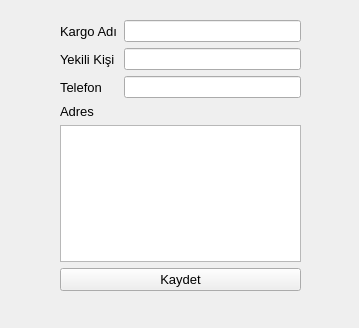
<?xml version="1.0" encoding="UTF-8"?>
<ui version="4.0">
 <class>settingForm</class>
 <widget class="QWidget" name="settingForm">
  <property name="geometry">
   <rect>
    <x>0</x>
    <y>0</y>
    <width>359</width>
    <height>328</height>
   </rect>
  </property>
  <property name="windowTitle">
   <string>Ayarlar</string>
  </property>
  <widget class="QStackedWidget" name="stackedWidget">
   <property name="geometry">
    <rect>
     <x>30</x>
     <y>20</y>
     <width>301</width>
     <height>281</height>
    </rect>
   </property>
   <property name="currentIndex">
    <number>1</number>
   </property>
   <widget class="QWidget" name="page_customer">
    <widget class="QWidget" name="verticalLayoutWidget_2">
     <property name="geometry">
      <rect>
       <x>30</x>
       <y>40</y>
       <width>241</width>
       <height>206</height>
      </rect>
     </property>
     <layout class="QVBoxLayout" name="verticalLayout_2">
      <item>
       <layout class="QFormLayout" name="formLayout">
        <item row="0" column="1">
         <widget class="QLineEdit" name="txt_company"/>
        </item>
        <item row="0" column="0">
         <widget class="QLabel" name="label">
          <property name="font">
           <font>
            <pointsize>10</pointsize>
           </font>
          </property>
          <property name="text">
           <string>Firma Adı</string>
          </property>
         </widget>
        </item>
        <item row="1" column="1">
         <widget class="QLineEdit" name="txt_mail1"/>
        </item>
        <item row="1" column="0">
         <widget class="QLabel" name="label_2">
          <property name="font">
           <font>
            <pointsize>10</pointsize>
           </font>
          </property>
          <property name="text">
           <string>Mail-1</string>
          </property>
         </widget>
        </item>
        <item row="2" column="0">
         <widget class="QLabel" name="label_3">
          <property name="font">
           <font>
            <pointsize>10</pointsize>
           </font>
          </property>
          <property name="text">
           <string>Mail-2</string>
          </property>
         </widget>
        </item>
        <item row="3" column="0">
         <widget class="QLabel" name="label_4">
          <property name="font">
           <font>
            <pointsize>10</pointsize>
           </font>
          </property>
          <property name="text">
           <string>Mail-3</string>
          </property>
         </widget>
        </item>
        <item row="3" column="1">
         <widget class="QLineEdit" name="txt_mail3"/>
        </item>
        <item row="4" column="1">
         <widget class="QCheckBox" name="cb_extra_code">
          <property name="text">
           <string/>
          </property>
         </widget>
        </item>
        <item row="4" column="0">
         <widget class="QLabel" name="label_5">
          <property name="font">
           <font>
            <pointsize>10</pointsize>
           </font>
          </property>
          <property name="text">
           <string>Ek Sipariş Kodu</string>
          </property>
         </widget>
        </item>
        <item row="5" column="0">
         <widget class="QLabel" name="lbl">
          <property name="font">
           <font>
            <pointsize>10</pointsize>
           </font>
          </property>
          <property name="text">
           <string>Bildirimler</string>
          </property>
         </widget>
        </item>
        <item row="5" column="1">
         <widget class="QCheckBox" name="cb_notification">
          <property name="text">
           <string/>
          </property>
         </widget>
        </item>
        <item row="2" column="1">
         <widget class="QLineEdit" name="txt_mail2"/>
        </item>
       </layout>
      </item>
      <item>
       <widget class="QPushButton" name="btn_save_customer">
        <property name="font">
         <font>
          <pointsize>10</pointsize>
         </font>
        </property>
        <property name="text">
         <string>Kaydet</string>
        </property>
       </widget>
      </item>
     </layout>
    </widget>
   </widget>
   <widget class="QWidget" name="page_cargo">
    <widget class="QWidget" name="verticalLayoutWidget">
     <property name="geometry">
      <rect>
       <x>30</x>
       <y>0</y>
       <width>241</width>
       <height>271</height>
      </rect>
     </property>
     <layout class="QVBoxLayout" name="verticalLayout">
      <item>
       <layout class="QFormLayout" name="formLayout_2">
        <item row="0" column="0">
         <widget class="QLabel" name="label_7">
          <property name="font">
           <font>
            <pointsize>10</pointsize>
           </font>
          </property>
          <property name="text">
           <string>Kargo Adı</string>
          </property>
         </widget>
        </item>
        <item row="0" column="1">
         <widget class="QLineEdit" name="txt_cargo_name"/>
        </item>
        <item row="1" column="0">
         <widget class="QLabel" name="label_8">
          <property name="font">
           <font>
            <pointsize>10</pointsize>
           </font>
          </property>
          <property name="text">
           <string>Yekili Kişi</string>
          </property>
         </widget>
        </item>
        <item row="1" column="1">
         <widget class="QLineEdit" name="txt_cargo_authority"/>
        </item>
        <item row="2" column="0">
         <widget class="QLabel" name="label_9">
          <property name="font">
           <font>
            <pointsize>10</pointsize>
           </font>
          </property>
          <property name="text">
           <string>Telefon</string>
          </property>
         </widget>
        </item>
        <item row="2" column="1">
         <widget class="QLineEdit" name="txt_cargo_phone"/>
        </item>
       </layout>
      </item>
      <item>
       <widget class="QLabel" name="label_10">
        <property name="font">
         <font>
          <pointsize>10</pointsize>
         </font>
        </property>
        <property name="text">
         <string>Adres</string>
        </property>
       </widget>
      </item>
      <item>
       <widget class="QTextEdit" name="txt_cargo_adress"/>
      </item>
      <item>
       <widget class="QPushButton" name="btn_save_cargo">
        <property name="font">
         <font>
          <pointsize>10</pointsize>
         </font>
        </property>
        <property name="text">
         <string>Kaydet</string>
        </property>
       </widget>
      </item>
     </layout>
    </widget>
   </widget>
  </widget>
 </widget>
 <resources/>
 <connections/>
</ui>
